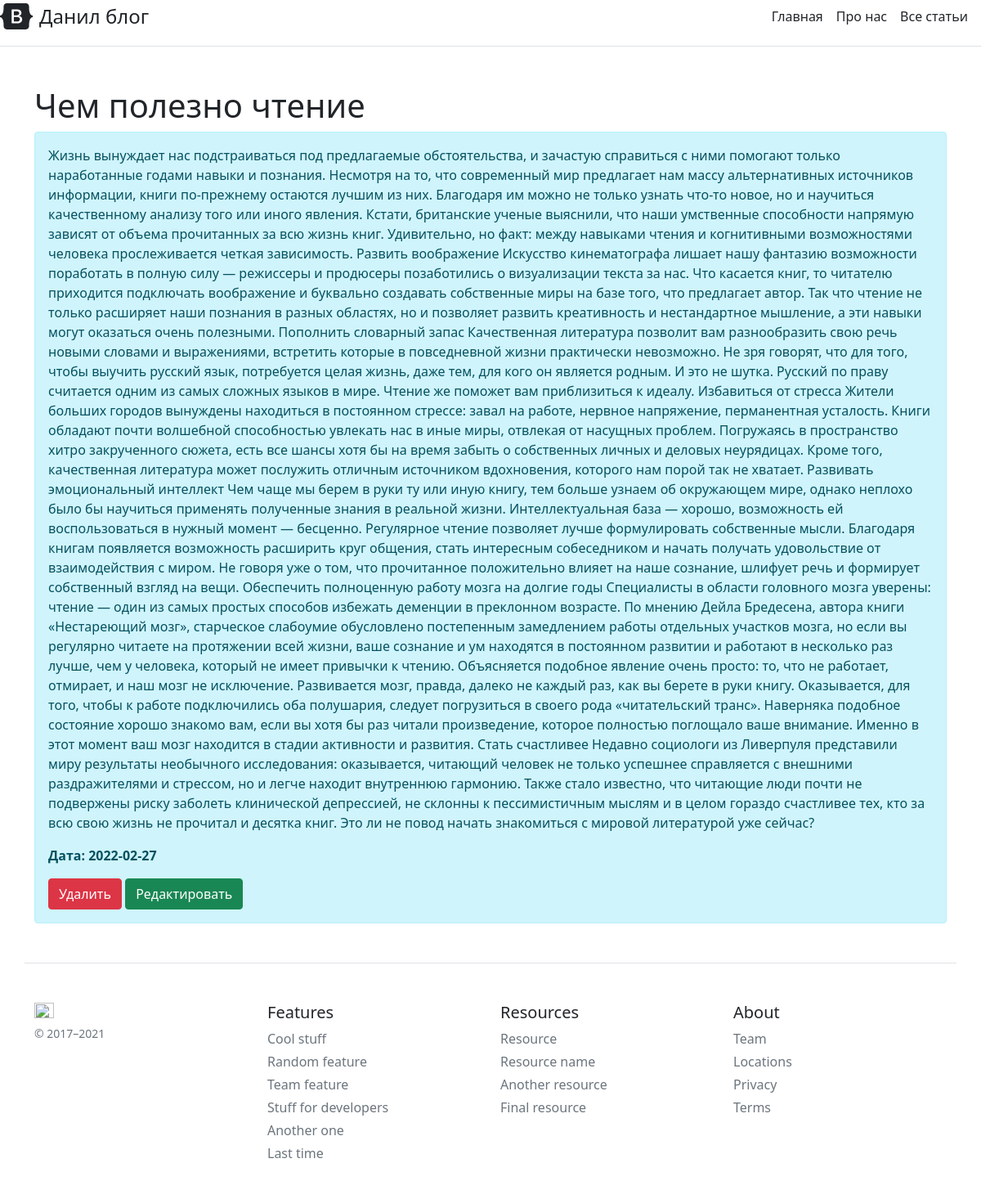
/posts/1, run on the app's committed database.
### app.py (models this page shows, shortened)
class Article(db.Model):
    id = db.Column(db.Integer, primary_key=True)  # Уникальный идентификатор
    title = db.Column(db.String(100), nullable=False)  # Заголовок статьи
    intro = db.Column(db.String(300), nullable=False)  # Вступительный текст
    text = db.Column(db.Text, nullable=False)  # Полный текст статьи
    date = db.Column(db.DateTime, default=datetime.utcnow)  # Время статьи

### app.py (the view)
@app.route('/posts/<int:id>')
def post_detail(id):
    article = Article.query.get(id)
    return render_template('post_detail.html', article=article)

### templates/post_detail.html (shortened to what this page needs)
{% extends 'base.html' %}
{% block body %}
<div class="container mt-5">
    <h1>{{ article.title }}</h1>
    <div class="alert alert-info">
        <p>{{ article.text }}</p>
        <p><b>Дата: {{ article.date.date() }}</b></p>
        <a href="/posts/{{ article.id }}/del" class="btn btn-danger">Удалить</a>
        <a href="/posts/{{ article.id }}/update" class="btn btn-success">Редактировать</a>
    </div>
</div>
{% endblock %}

### data on the page
Article: title "Чем полезно чтение", text "Жизнь вынуждает нас подстраиваться под предлагаемые обстоятельства, и зачастую справиться с ними помогают только наработанные годами навыки и познания. Несмотря на то, что современный мир предлагает нам массу альтернативных источников информации, книги по-прежнему остаются лучшим из них. Благодаря им можно не только узнать что-то новое, но и научиться качественному анализу того или иного явления. Кстати, британские ученые выяснили, что наши умственные способности напрямую зависят от объема прочитанных за всю жизнь книг. Удивительно, но факт: между навыками чтения и когнитивными возможностями человека прослеживается четкая зависимость. Развить воображение Искусство кинематографа лишает нашу…", date "2022-02-27"
